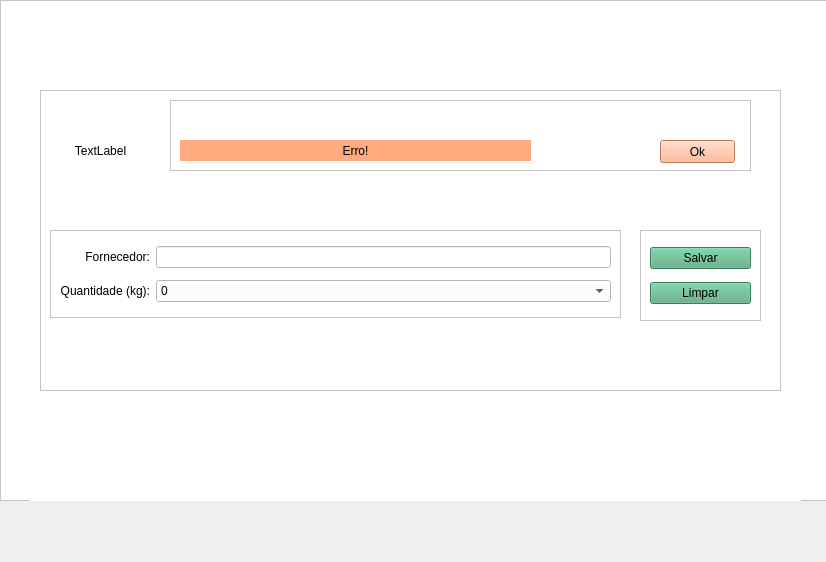
<?xml version="1.0" encoding="UTF-8"?>
<ui version="4.0">
 <class>MainWindow</class>
 <widget class="QMainWindow" name="MainWindow">
  <property name="geometry">
   <rect>
    <x>0</x>
    <y>0</y>
    <width>826</width>
    <height>562</height>
   </rect>
  </property>
  <property name="windowTitle">
   <string>MainWindow</string>
  </property>
  <widget class="QWidget" name="centralwidget">
   <widget class="QFrame" name="frame_principal">
    <property name="geometry">
     <rect>
      <x>0</x>
      <y>0</y>
      <width>831</width>
      <height>501</height>
     </rect>
    </property>
    <property name="styleSheet">
     <string notr="true">QFrame {
	background-color: rgb(255, 255, 255);
}
QPushButton {
	background-color: rgb(170, 255, 255);
}</string>
    </property>
    <property name="frameShape">
     <enum>QFrame::StyledPanel</enum>
    </property>
    <property name="frameShadow">
     <enum>QFrame::Raised</enum>
    </property>
    <widget class="QStackedWidget" name="stackedWidget_paginas">
     <property name="geometry">
      <rect>
       <x>30</x>
       <y>40</y>
       <width>771</width>
       <height>491</height>
      </rect>
     </property>
     <property name="minimumSize">
      <size>
       <width>141</width>
       <height>141</height>
      </size>
     </property>
     <property name="currentIndex">
      <number>1</number>
     </property>
     <widget class="QWidget" name="page_login">
      <widget class="QFrame" name="frame_login_area_login_pag1">
       <property name="geometry">
        <rect>
         <x>20</x>
         <y>20</y>
         <width>711</width>
         <height>391</height>
        </rect>
       </property>
       <property name="styleSheet">
        <string notr="true">background-color: rgb(255, 255, 255);
</string>
       </property>
       <property name="frameShape">
        <enum>QFrame::StyledPanel</enum>
       </property>
       <property name="frameShadow">
        <enum>QFrame::Raised</enum>
       </property>
       <layout class="QGridLayout" name="gridLayout_2">
        <item row="0" column="0">
         <spacer name="horizontalSpacer_pag1_1">
          <property name="orientation">
           <enum>Qt::Horizontal</enum>
          </property>
          <property name="sizeHint" stdset="0">
           <size>
            <width>40</width>
            <height>20</height>
           </size>
          </property>
         </spacer>
        </item>
        <item row="1" column="1">
         <widget class="QLineEdit" name="lineEdit_login_estabelecimento">
          <property name="styleSheet">
           <string notr="true">background-color: rgb(255, 255, 255);</string>
          </property>
          <property name="alignment">
           <set>Qt::AlignCenter</set>
          </property>
          <property name="placeholderText">
           <string>Insira o nome do estabelecimento</string>
          </property>
         </widget>
        </item>
        <item row="4" column="1">
         <widget class="QPushButton" name="pushButton_login_entrar">
          <property name="styleSheet">
           <string notr="true">background-color: rgb(85, 170, 127);</string>
          </property>
          <property name="text">
           <string>Entrar</string>
          </property>
         </widget>
        </item>
        <item row="0" column="1">
         <widget class="QLabel" name="label_login_img_pag5">
          <property name="sizePolicy">
           <sizepolicy hsizetype="Fixed" vsizetype="Fixed">
            <horstretch>0</horstretch>
            <verstretch>0</verstretch>
           </sizepolicy>
          </property>
          <property name="minimumSize">
           <size>
            <width>145</width>
            <height>145</height>
           </size>
          </property>
          <property name="text">
           <string>TextLabel</string>
          </property>
          <property name="alignment">
           <set>Qt::AlignCenter</set>
          </property>
         </widget>
        </item>
        <item row="0" column="2">
         <spacer name="horizontalSpacer_pag1_2">
          <property name="orientation">
           <enum>Qt::Horizontal</enum>
          </property>
          <property name="sizeHint" stdset="0">
           <size>
            <width>40</width>
            <height>20</height>
           </size>
          </property>
         </spacer>
        </item>
        <item row="2" column="1">
         <widget class="QLineEdit" name="lineEdit_login_endereco">
          <property name="styleSheet">
           <string notr="true">background-color: rgb(255, 255, 255);</string>
          </property>
          <property name="echoMode">
           <enum>QLineEdit::Password</enum>
          </property>
          <property name="alignment">
           <set>Qt::AlignCenter</set>
          </property>
          <property name="placeholderText">
           <string>Insira o endereço</string>
          </property>
         </widget>
        </item>
        <item row="3" column="0" colspan="3">
         <widget class="QFrame" name="frame_login_msg_pag1">
          <property name="frameShape">
           <enum>QFrame::StyledPanel</enum>
          </property>
          <property name="frameShadow">
           <enum>QFrame::Raised</enum>
          </property>
          <layout class="QGridLayout" name="gridLayout_3">
           <item row="0" column="0">
            <widget class="QLabel" name="label_login_msg_erro">
             <property name="styleSheet">
              <string notr="true">background-color: rgb(255, 170, 127);</string>
             </property>
             <property name="text">
              <string>                Não foi possível concluir o cadastro!</string>
             </property>
            </widget>
           </item>
           <item row="0" column="1">
            <widget class="QPushButton" name="pushButton_login_fechar_msg">
             <property name="sizePolicy">
              <sizepolicy hsizetype="Maximum" vsizetype="Maximum">
               <horstretch>0</horstretch>
               <verstretch>0</verstretch>
              </sizepolicy>
             </property>
             <property name="styleSheet">
              <string notr="true">background-color: rgb(255, 170, 127);</string>
             </property>
             <property name="text">
              <string>ok</string>
             </property>
            </widget>
           </item>
          </layout>
         </widget>
        </item>
       </layout>
      </widget>
     </widget>
     <widget class="QWidget" name="page_home">
      <widget class="QFrame" name="frame_cadastro_area">
       <property name="geometry">
        <rect>
         <x>10</x>
         <y>50</y>
         <width>741</width>
         <height>301</height>
        </rect>
       </property>
       <property name="styleSheet">
        <string notr="true">background-color: rgb(255, 255, 255);</string>
       </property>
       <property name="frameShape">
        <enum>QFrame::StyledPanel</enum>
       </property>
       <property name="frameShadow">
        <enum>QFrame::Raised</enum>
       </property>
       <widget class="QFrame" name="frame_cadastro_formulario">
        <property name="geometry">
         <rect>
          <x>10</x>
          <y>140</y>
          <width>571</width>
          <height>88</height>
         </rect>
        </property>
        <property name="frameShape">
         <enum>QFrame::StyledPanel</enum>
        </property>
        <property name="frameShadow">
         <enum>QFrame::Raised</enum>
        </property>
        <layout class="QGridLayout" name="gridLayout">
         <item row="1" column="0">
          <widget class="QLabel" name="label_cadastro_quantidade">
           <property name="text">
            <string>Quantidade (kg):</string>
           </property>
           <property name="alignment">
            <set>Qt::AlignRight|Qt::AlignTrailing|Qt::AlignVCenter</set>
           </property>
          </widget>
         </item>
         <item row="0" column="0">
          <widget class="QLabel" name="label_cadastro_fornecedor">
           <property name="text">
            <string>Fornecedor:</string>
           </property>
           <property name="alignment">
            <set>Qt::AlignRight|Qt::AlignTrailing|Qt::AlignVCenter</set>
           </property>
          </widget>
         </item>
         <item row="1" column="1">
          <widget class="QComboBox" name="comboBox_cadastro_quantidade">
           <item>
            <property name="text">
             <string>0</string>
            </property>
           </item>
           <item>
            <property name="text">
             <string>10</string>
            </property>
           </item>
           <item>
            <property name="text">
             <string>20 </string>
            </property>
           </item>
           <item>
            <property name="text">
             <string>30 </string>
            </property>
           </item>
           <item>
            <property name="text">
             <string>40</string>
            </property>
           </item>
           <item>
            <property name="text">
             <string>50</string>
            </property>
           </item>
          </widget>
         </item>
         <item row="0" column="1">
          <widget class="QLineEdit" name="lineEdit_cadastro_fornecedor"/>
         </item>
        </layout>
       </widget>
       <widget class="QFrame" name="frame_msg_erro_pag2">
        <property name="geometry">
         <rect>
          <x>130</x>
          <y>10</y>
          <width>581</width>
          <height>71</height>
         </rect>
        </property>
        <property name="frameShape">
         <enum>QFrame::StyledPanel</enum>
        </property>
        <property name="frameShadow">
         <enum>QFrame::Raised</enum>
        </property>
        <widget class="QLabel" name="label_cadastro_msg_erro_pag2">
         <property name="geometry">
          <rect>
           <x>10</x>
           <y>40</y>
           <width>351</width>
           <height>21</height>
          </rect>
         </property>
         <property name="styleSheet">
          <string notr="true">background-color: rgb(255, 170, 127);</string>
         </property>
         <property name="text">
          <string>Erro!</string>
         </property>
         <property name="alignment">
          <set>Qt::AlignCenter</set>
         </property>
        </widget>
        <widget class="QPushButton" name="pushButton_cadastro_ok_pag2">
         <property name="geometry">
          <rect>
           <x>490</x>
           <y>40</y>
           <width>75</width>
           <height>23</height>
          </rect>
         </property>
         <property name="styleSheet">
          <string notr="true">background-color: rgb(255, 170, 127);</string>
         </property>
         <property name="text">
          <string>Ok</string>
         </property>
        </widget>
       </widget>
       <widget class="QLabel" name="label_cadastro_logo_pag2">
        <property name="geometry">
         <rect>
          <x>20</x>
          <y>20</y>
          <width>81</width>
          <height>81</height>
         </rect>
        </property>
        <property name="styleSheet">
         <string notr="true"/>
        </property>
        <property name="text">
         <string>TextLabel</string>
        </property>
        <property name="alignment">
         <set>Qt::AlignCenter</set>
        </property>
       </widget>
       <widget class="QFrame" name="frame_cadastro_botoes">
        <property name="geometry">
         <rect>
          <x>600</x>
          <y>140</y>
          <width>121</width>
          <height>91</height>
         </rect>
        </property>
        <property name="styleSheet">
         <string notr="true">QPushButton {
	background-color: rgb(170, 255, 255);
}</string>
        </property>
        <property name="frameShape">
         <enum>QFrame::StyledPanel</enum>
        </property>
        <property name="frameShadow">
         <enum>QFrame::Raised</enum>
        </property>
        <layout class="QVBoxLayout" name="verticalLayout">
         <item>
          <widget class="QPushButton" name="pushButton_cadastro_salvar">
           <property name="styleSheet">
            <string notr="true">background-color: rgb(85, 170, 127);</string>
           </property>
           <property name="text">
            <string>Salvar</string>
           </property>
          </widget>
         </item>
         <item>
          <widget class="QPushButton" name="pushButton_cadastro_limpar">
           <property name="styleSheet">
            <string notr="true">background-color: rgb(85, 170, 127);</string>
           </property>
           <property name="text">
            <string>Limpar</string>
           </property>
          </widget>
         </item>
        </layout>
       </widget>
      </widget>
     </widget>
     <widget class="QWidget" name="page_cadastro">
      <widget class="QFrame" name="frame_lista_mat_org_pag3">
       <property name="geometry">
        <rect>
         <x>30</x>
         <y>20</y>
         <width>751</width>
         <height>451</height>
        </rect>
       </property>
       <property name="frameShape">
        <enum>QFrame::StyledPanel</enum>
       </property>
       <property name="frameShadow">
        <enum>QFrame::Raised</enum>
       </property>
       <widget class="QTableWidget" name="tableWidget_fornecedor_pag3">
        <property name="geometry">
         <rect>
          <x>120</x>
          <y>120</y>
          <width>401</width>
          <height>311</height>
         </rect>
        </property>
        <column>
         <property name="text">
          <string>Fornecedor </string>
         </property>
         <property name="font">
          <font>
           <weight>75</weight>
           <bold>true</bold>
          </font>
         </property>
        </column>
        <column>
         <property name="text">
          <string>Quantidade(kg)</string>
         </property>
         <property name="font">
          <font>
           <weight>75</weight>
           <bold>true</bold>
          </font>
         </property>
        </column>
        <column>
         <property name="text">
          <string>Dia da Semana</string>
         </property>
         <property name="font">
          <font>
           <weight>75</weight>
           <bold>true</bold>
          </font>
         </property>
        </column>
        <column>
         <property name="text">
          <string>Húmus (kg)</string>
         </property>
         <property name="font">
          <font>
           <weight>75</weight>
           <bold>true</bold>
          </font>
         </property>
        </column>
       </widget>
       <widget class="QFrame" name="frame_lista_botoes_pag3">
        <property name="geometry">
         <rect>
          <x>590</x>
          <y>120</y>
          <width>101</width>
          <height>351</height>
         </rect>
        </property>
        <property name="styleSheet">
         <string notr="true">QPushButton {
	background-color: rgb(170, 255, 255);
}</string>
        </property>
        <property name="frameShape">
         <enum>QFrame::StyledPanel</enum>
        </property>
        <property name="frameShadow">
         <enum>QFrame::Raised</enum>
        </property>
        <layout class="QVBoxLayout" name="verticalLayout_2">
         <item>
          <widget class="QPushButton" name="pushButton_excluir_pag3">
           <property name="styleSheet">
            <string notr="true">background-color: rgb(85, 170, 127);</string>
           </property>
           <property name="text">
            <string>Excluir</string>
           </property>
          </widget>
         </item>
         <item>
          <widget class="QPushButton" name="pushButton_aletrar_pag3">
           <property name="styleSheet">
            <string notr="true">background-color: rgb(85, 170, 127);</string>
           </property>
           <property name="text">
            <string>Alterar</string>
           </property>
          </widget>
         </item>
         <item>
          <widget class="QPushButton" name="pushButton_voltar_pag3_">
           <property name="styleSheet">
            <string notr="true">background-color: rgb(85, 170, 127);</string>
           </property>
           <property name="text">
            <string>Voltar</string>
           </property>
          </widget>
         </item>
         <item>
          <widget class="QPushButton" name="pushButton_proximo_pag3">
           <property name="styleSheet">
            <string notr="true">background-color: rgb(85, 170, 127);</string>
           </property>
           <property name="text">
            <string>Próximo</string>
           </property>
          </widget>
         </item>
         <item>
          <widget class="QPushButton" name="pushButton_home_pag3">
           <property name="styleSheet">
            <string notr="true">background-color: rgb(85, 170, 127);</string>
           </property>
           <property name="text">
            <string>Home</string>
           </property>
          </widget>
         </item>
         <item>
          <spacer name="verticalSpacer">
           <property name="orientation">
            <enum>Qt::Vertical</enum>
           </property>
           <property name="sizeHint" stdset="0">
            <size>
             <width>20</width>
             <height>40</height>
            </size>
           </property>
          </spacer>
         </item>
        </layout>
       </widget>
       <widget class="QLabel" name="label_lista_logo">
        <property name="geometry">
         <rect>
          <x>10</x>
          <y>10</y>
          <width>100</width>
          <height>100</height>
         </rect>
        </property>
        <property name="styleSheet">
         <string notr="true"/>
        </property>
        <property name="text">
         <string>TextLabel</string>
        </property>
        <property name="alignment">
         <set>Qt::AlignCenter</set>
        </property>
       </widget>
       <widget class="QFrame" name="frame_lista_msg">
        <property name="geometry">
         <rect>
          <x>120</x>
          <y>10</y>
          <width>571</width>
          <height>101</height>
         </rect>
        </property>
        <property name="frameShape">
         <enum>QFrame::StyledPanel</enum>
        </property>
        <property name="frameShadow">
         <enum>QFrame::Raised</enum>
        </property>
        <widget class="QLabel" name="label_msg_erro_pag3">
         <property name="geometry">
          <rect>
           <x>10</x>
           <y>40</y>
           <width>391</width>
           <height>21</height>
          </rect>
         </property>
         <property name="styleSheet">
          <string notr="true">background-color: rgb(255, 170, 127);</string>
         </property>
         <property name="text">
          <string>Erro!</string>
         </property>
         <property name="alignment">
          <set>Qt::AlignCenter</set>
         </property>
        </widget>
        <widget class="QPushButton" name="pushButton_ok_pag3">
         <property name="geometry">
          <rect>
           <x>470</x>
           <y>40</y>
           <width>75</width>
           <height>23</height>
          </rect>
         </property>
         <property name="styleSheet">
          <string notr="true">background-color: rgb(255, 170, 127);</string>
         </property>
         <property name="text">
          <string>Ok</string>
         </property>
        </widget>
       </widget>
      </widget>
     </widget>
     <widget class="QWidget" name="page_fim">
      <widget class="QFrame" name="frame_home_area">
       <property name="geometry">
        <rect>
         <x>30</x>
         <y>40</y>
         <width>721</width>
         <height>411</height>
        </rect>
       </property>
       <property name="styleSheet">
        <string notr="true">background-color: rgb(255, 255, 255);</string>
       </property>
       <property name="frameShape">
        <enum>QFrame::StyledPanel</enum>
       </property>
       <property name="frameShadow">
        <enum>QFrame::Raised</enum>
       </property>
       <widget class="QFrame" name="frame_home_logo_pag5">
        <property name="geometry">
         <rect>
          <x>10</x>
          <y>20</y>
          <width>671</width>
          <height>161</height>
         </rect>
        </property>
        <property name="frameShape">
         <enum>QFrame::StyledPanel</enum>
        </property>
        <property name="frameShadow">
         <enum>QFrame::Raised</enum>
        </property>
        <layout class="QGridLayout" name="gridLayout_5">
         <item row="0" column="2">
          <spacer name="horizontalSpacer_2_pag5">
           <property name="orientation">
            <enum>Qt::Horizontal</enum>
           </property>
           <property name="sizeHint" stdset="0">
            <size>
             <width>40</width>
             <height>20</height>
            </size>
           </property>
          </spacer>
         </item>
         <item row="0" column="0">
          <spacer name="horizontalSpacer_pag5">
           <property name="orientation">
            <enum>Qt::Horizontal</enum>
           </property>
           <property name="sizeHint" stdset="0">
            <size>
             <width>40</width>
             <height>20</height>
            </size>
           </property>
          </spacer>
         </item>
         <item row="0" column="1">
          <widget class="QLabel" name="label_home_logo_pag5">
           <property name="minimumSize">
            <size>
             <width>145</width>
             <height>145</height>
            </size>
           </property>
           <property name="text">
            <string>TextLabel</string>
           </property>
           <property name="alignment">
            <set>Qt::AlignCenter</set>
           </property>
          </widget>
         </item>
        </layout>
       </widget>
       <widget class="QFrame" name="frame_saida_botoes_pag5">
        <property name="geometry">
         <rect>
          <x>200</x>
          <y>230</y>
          <width>291</width>
          <height>81</height>
         </rect>
        </property>
        <property name="frameShape">
         <enum>QFrame::StyledPanel</enum>
        </property>
        <property name="frameShadow">
         <enum>QFrame::Raised</enum>
        </property>
        <widget class="QPushButton" name="pushButton_novo_pag5">
         <property name="geometry">
          <rect>
           <x>20</x>
           <y>30</y>
           <width>81</width>
           <height>20</height>
          </rect>
         </property>
         <property name="styleSheet">
          <string notr="true">background-color: rgb(85, 170, 127);</string>
         </property>
         <property name="text">
          <string>Novo</string>
         </property>
        </widget>
        <widget class="QPushButton" name="pushButton_sair_pag5">
         <property name="geometry">
          <rect>
           <x>200</x>
           <y>30</y>
           <width>81</width>
           <height>21</height>
          </rect>
         </property>
         <property name="styleSheet">
          <string notr="true">background-color: rgb(85, 170, 127);</string>
         </property>
         <property name="text">
          <string>Sair</string>
         </property>
        </widget>
       </widget>
      </widget>
     </widget>
    </widget>
   </widget>
  </widget>
 </widget>
 <resources/>
 <connections/>
</ui>
